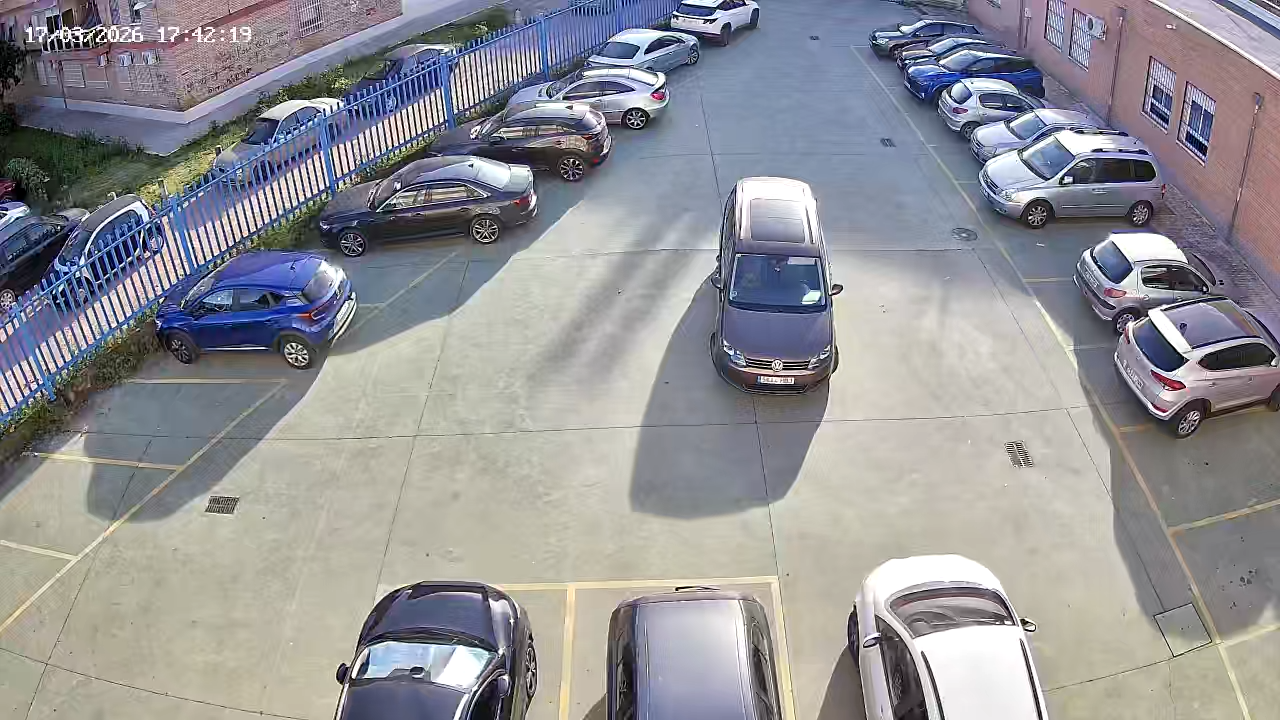
#> input picture imgs/1.png, 1280 x 720 px
$ python marcar_plazas.py
#> lines starting #> are read from the running program, lines starting #| are printed output that depends on the picture; after the words box and inside, x2 and y2 are one past the last pixel; in counts of white or black regions, pixels touching at a corner belong together
"""
================================================================================
MÓDULO DE CALIBRACIÓN GEOMÉTRICA: CALIBRADOR DE REGIONES DE INTERÉS (ROI)
================================================================================
Asignatura: Visión Artificial | Proyecto: Gestión de Aparcamiento Inteligente
Desarrollado por: Javier y Pako

PROPÓSITO TÉCNICO:
Este script resuelve un problema de diseño crítico. Los modelos de Deep Learning
como YOLO son óptimos detectando entidades físicas (coches), pero sufren tasas
críticas de falsos positivos al intentar detectar "la nada" (plazas vacías).
Este módulo actúa como una etapa de calibración estática que digitaliza la
geometría del parking mediante OpenCV, abstrayendo las zonas de estacionamiento
en estructuras de datos poligonales (arrays de NumPy) indexadas en un archivo JSON.
================================================================================
"""

import cv2
import json
import numpy as np
from pathlib import Path

# REFACTORIZACIÓN INTEGRAL: Acoplamiento seguro a la configuración centralizada
from config import SPOTS_JSON, COL_LIBRE, COL_OCUPADA

# Configuraciones de interfaz locales (Mantenemos vuestras preferencias estéticas)
IMG_PATH    = Path("imgs/1.png")          # Frame estático base del parking
MAX_WIDTH   = 1280                        # Factor de escala límite de pantalla
COL_CLOSED  = COL_LIBRE                   # Verde oficial de las plazas disponibles
COL_CURRENT = (0, 220, 255)               # Amarillo — Aristas en fase de dibujo
COL_POINT   = (0, 180, 255)               # Naranja — Vértices registrados
COL_STATUS  = (255, 255, 255)             # Blanco — Texto HUD


def load_spots(json_path: Path) -> list:
    """Carga desde disco el histórico de plazas calibradas previamente."""
    if not json_path.exists():
        return []
    try:
        with open(json_path, 'r', encoding='utf-8') as f:
            return json.load(f)
    except Exception as e:
        print(f"⚠ Error al leer {json_path}: {e}")
        return []


def save_spots(spots: list, json_path: Path):
    """Vuelca las coordenadas estructurales a un fichero estructurado JSON."""
    json_path.parent.mkdir(parents=True, exist_ok=True)
    with open(json_path, 'w', encoding='utf-8') as f:
        json.dump(spots, f, indent=2)


def render(base_img, spots, current_pts, scale, status_msg) -> np.ndarray:
    """Motor de renderizado gráfico OpenCV en tiempo real sobre búfer temporal."""
    frame = base_img.copy()

    # 1. RENDERIZADO DE PLAZAS CONSOLIDADAS
    for spot in spots:
        spot_id = spot["id"]
        pts = np.array(spot["points"], np.int32)
        pts_scaled = (pts * scale).astype(np.int32)

        cv2.polylines(frame, [pts_scaled], isClosed=True, color=COL_CLOSED, thickness=2)

        moments = cv2.moments(pts_scaled)
        if moments["m00"] != 0:
            cx = int(moments["m10"] / moments["m00"])
            cy = int(moments["m01"] / moments["m00"])
        else:
            cx, cy = pts_scaled[0][0], pts_scaled[0][1]

        cv2.putText(frame, str(spot_id), (cx - 8, cy + 6),
                    cv2.FONT_HERSHEY_SIMPLEX, 0.6, COL_CLOSED, 2, cv2.LINE_AA)

    # 2. RENDERIZADO DEL POLÍGONO EN CONSTRUCCIÓN (Línea elástica)
    if current_pts:
        pts_curr = (np.array(current_pts, np.float32) * scale).astype(np.int32)
        for pt in pts_curr:
            cv2.circle(frame, tuple(pt), 4, COL_POINT, -1, cv2.LINE_AA)
        if len(pts_curr) > 1:
            cv2.polylines(frame, [pts_curr], isClosed=False, color=COL_CURRENT, thickness=2)

    # 3. INTERFAZ DE USUARIO (HUD)
    h, w = frame.shape[:2]
    cv2.rectangle(frame, (0, h - 35), (w, h), (30, 30, 30), -1)
    cv2.putText(frame, status_msg, (15, h - 12),
                cv2.FONT_HERSHEY_SIMPLEX, 0.5, COL_STATUS, 1, cv2.LINE_AA)

    return frame


def main():
    if not IMG_PATH.exists():
        print(f"❌ Error crítico: No se encuentra la imagen de referencia en {IMG_PATH}")
        return

    orig_img = cv2.imread(str(IMG_PATH))
#> orig_img is the input picture: shape (720, 1280, 3); mean B, G, R 150.5, 146.3, 146.7
    orig_h, orig_w = orig_img.shape[:2]
#> orig_h = 720; orig_w = 1280

    scale = 1.0
    if orig_w > MAX_WIDTH:
        scale = MAX_WIDTH / orig_w

    new_w = int(orig_w * scale)
#> new_w = 1280
    new_h = int(orig_h * scale)
#> new_h = 720
    base_img = cv2.resize(orig_img, (new_w, new_h), interpolation=cv2.INTER_AREA)

    spots = load_spots(SPOTS_JSON)
#> (reads imgs/spots.json from the repository)
    current_pts = []
    pendiente_capacidad = None  # ID de zona recién cerrada que espera input de capacidad
    status_msg = f"Controles — Clic: Añadir | Doble Clic: Cerrar Plaza | Plazas: {len(spots)}"

    WIN = "Calibrador de Plazas de Aparcamiento"
    cv2.namedWindow(WIN)

    def mouse_cb(event, x, y, flags, param):
        nonlocal current_pts, status_msg, spots, pendiente_capacidad
        ox = int(x / scale)
        oy = int(y / scale)

        if event == cv2.EVENT_LBUTTONDBLCLK:
            if len(current_pts) >= 2:
                current_pts.pop()
                current_pts.pop()

            if len(current_pts) >= 3:
                next_id = max([s["id"] for s in spots]) + 1 if spots else 0
                spots.append({"id": next_id, "points": list(current_pts)})
                current_pts = []
                pendiente_capacidad = next_id
                status_msg = f"✓ Zona {next_id} cerrada — escribe la capacidad en la consola"
            else:
                status_msg = "⚠ Error geométrico: Se requieren mínimo 3 vértices para cerrar una ROI"

        elif event == cv2.EVENT_LBUTTONDOWN:
            current_pts.append([ox, oy])
            status_msg = f"Vértice {len(current_pts)} registrado ({ox}, {oy}) | Plazas: {len(spots)}"

    cv2.setMouseCallback(WIN, mouse_cb)

    while True:
        frame = render(base_img, spots, current_pts, scale, status_msg)
#> after the loop in render, `for spot in spots:`:
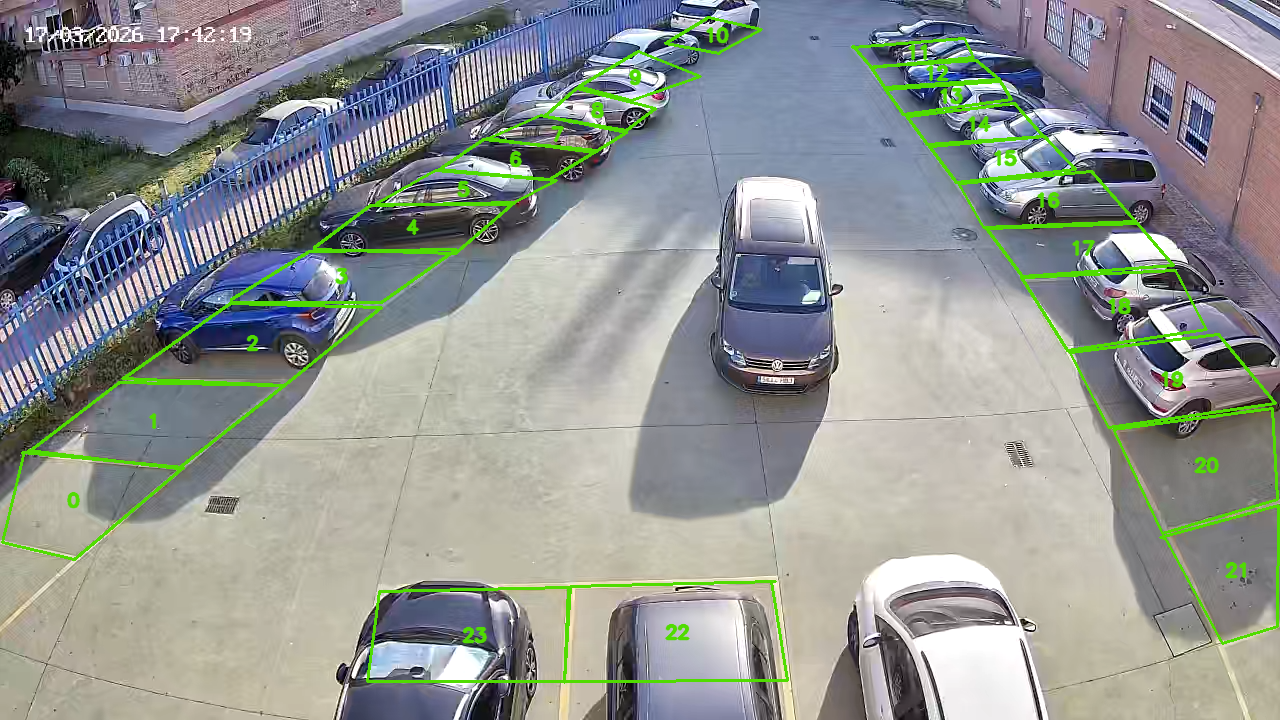
#> frame: shape (720, 1280, 3); 3.4% of pixels changed, all inside (x1, y1, x2, y2) = (1, 16, 1280, 684)
#> in render, `cv2.putText(frame, status_msg, (15, h - 12), cv2.FONT_HERSHEY_SIMPLEX,..`:
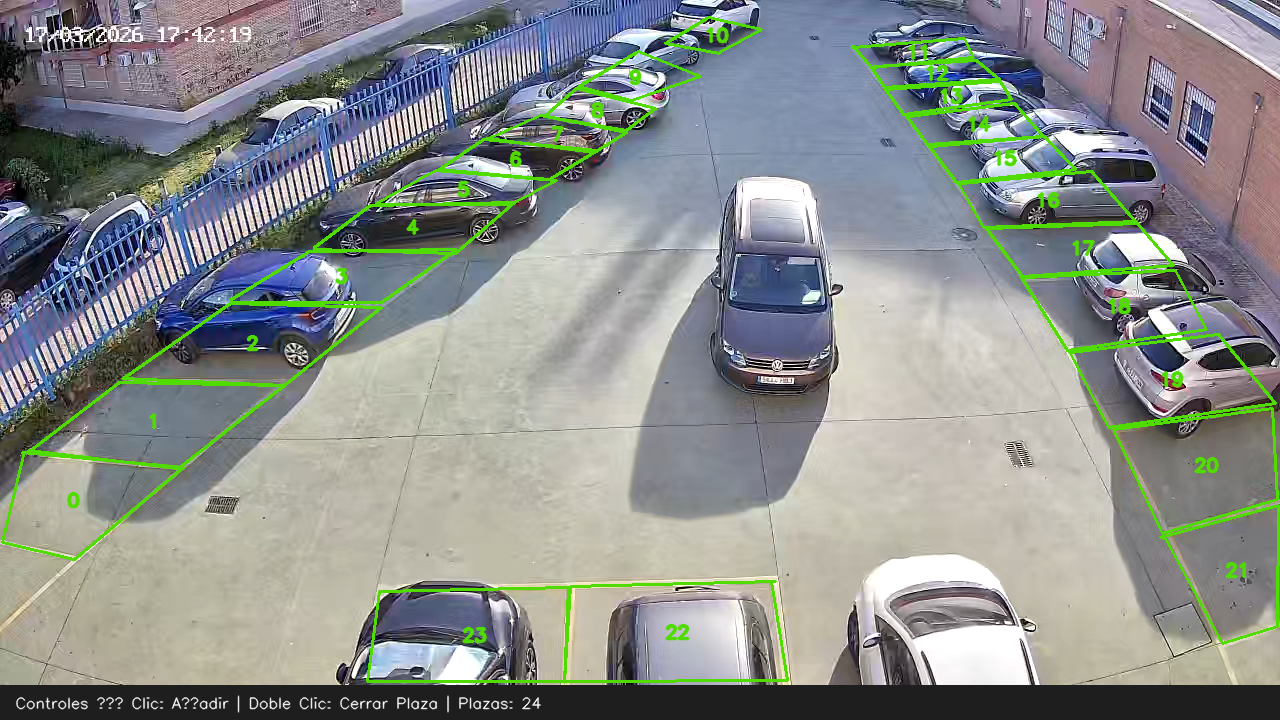
#> frame: shape (720, 1280, 3); mean B, G, R 140.5, 143.4, 139.1
        cv2.imshow(WIN, frame)

        # Preguntar capacidad real en consola justo tras cerrar una zona
        if pendiente_capacidad is not None:
            cv2.waitKey(1)  # forzar refresco antes de bloquear en input()
            zone_id = pendiente_capacidad
            pendiente_capacidad = None
            try:
                cap_str = input(f"  ¿Cuántas plazas tiene la Zona {zone_id}? [Enter = automático]: ").strip()
                if cap_str.isdigit() and int(cap_str) > 0:
                    spots[-1]["capacidad"] = int(cap_str)
                    status_msg = f"✓ Zona {zone_id}: {cap_str} plazas reales | Total zonas: {len(spots)}"
                else:
                    status_msg = f"✓ Zona {zone_id} cerrada (capacidad automática) | Total: {len(spots)}"
            except (EOFError, ValueError):
                status_msg = f"✓ Zona {zone_id} cerrada (capacidad automática) | Total: {len(spots)}"

        key = cv2.waitKey(20) & 0xFF
#> (key q is pressed here)

        if key in (27, ord('q'), ord('Q')):
            ans = input("⚠ Se han detectado cambios. ¿Desea salvar la sesión? [s/N]: ").strip().lower()
#> the answer given: out.png
            if ans == 's':
                save_spots(spots, SPOTS_JSON)
            break
        elif key in (ord('s'), ord('S')):
            save_spots(spots, SPOTS_JSON)
            status_msg = f"✓ Archivo '{SPOTS_JSON}' serializado correctamente | Total: {len(spots)}"
        elif key in (ord('u'), ord('U')):
            if current_pts:
                current_pts.pop()
                status_msg = "Deshacer: Último vértice eliminado"
            elif spots:
                spots.pop()
                status_msg = "Deshacer: Última plaza consolidada eliminada"
        elif key in (ord('c'), ord('C')):
            current_pts = []
            status_msg = "Operación cancelada: Buffer de vértices vaciado"

    cv2.destroyAllWindows()


if __name__ == "__main__":
    main()
